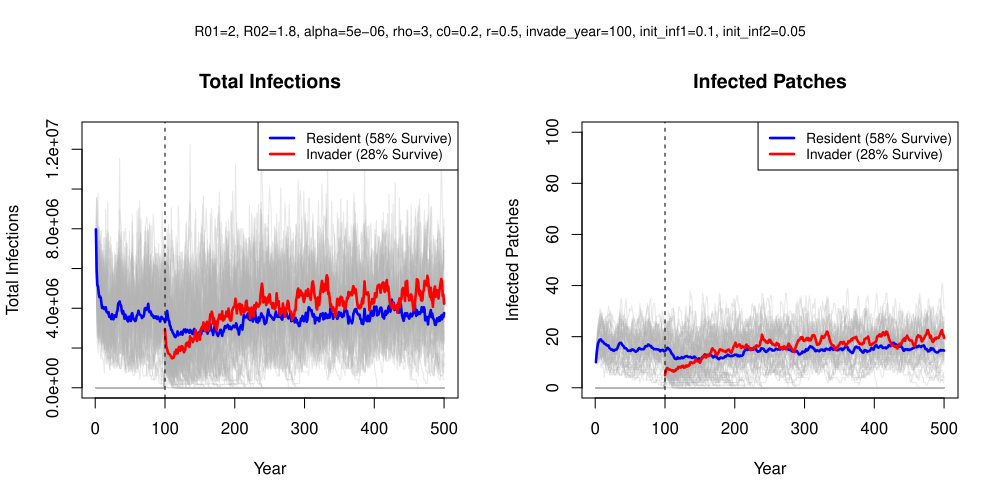

This figure's R source:
library(burnout) 
source("sim_fun.R")

test_params <- list(
  n_patches = 100,
  n_years = 500,    
  K = 1e6,
  r = 0.5,
  c0 = 0.2,              
  nu = 5,                
  rho = 3,               
  alpha = 5e-6,          
  R01 = 2.0,             
  R02 = 1.8,            
  invade_year = 100,     
  initial_inf_ratio_1 = 0.1,
  initial_inf_ratio_2 = 0.05
)

nsim <- 50

all_total_inf1 <- matrix(0, nrow = test_params$n_years, ncol = nsim)
all_total_inf2 <- matrix(0, nrow = test_params$n_years, ncol = nsim)
all_patches1 <- matrix(0, nrow = test_params$n_years, ncol = nsim)
all_patches2 <- matrix(0, nrow = test_params$n_years, ncol = nsim)

cat(sprintf("Running %d simulations...\n", nsim))

for (i in 1:nsim) {
  set.seed(123 + i) 
  result <- do.call(simulate_metapopulation_2strain, test_params)
  all_total_inf1[, i] <- result$total_inf1
  all_total_inf2[, i] <- result$total_inf2
  all_patches1[, i] <- colSums(result$I1)
  all_patches2[, i] <- colSums(result$I2)
}

extinct_years1 <- apply(all_patches1, 2, function(col) {
  idx <- which(col == 0)
  if (length(idx) > 0) return(idx[1]) else return(NA_integer_)
})
persist_rate1 <- sum(is.na(extinct_years1)) / nsim

extinct_years2 <- apply(all_patches2, 2, function(col) {
  idx <- which(col == 0 & seq_along(col) > test_params$invade_year)
  if (length(idx) > 0) return(idx[1]) else return(NA_integer_)
})
persist_rate2 <- sum(is.na(extinct_years2)) / nsim

cat(sprintf("Resident Persistence Rate: %.1f%%\n", persist_rate1 * 100))
cat(sprintf("Invader Persistence Rate:  %.1f%%\n", persist_rate2 * 100))

inf1_cond <- all_total_inf1
inf1_cond[all_patches1 == 0] <- NA 
avg_total_inf1 <- rowMeans(inf1_cond, na.rm = TRUE)

patches1_cond <- all_patches1
patches1_cond[all_patches1 == 0] <- NA
avg_patches1 <- rowMeans(patches1_cond, na.rm = TRUE)

inf2_cond <- all_total_inf2
inf2_cond[all_patches2 == 0] <- NA 
avg_total_inf2 <- rowMeans(inf2_cond, na.rm = TRUE)

patches2_cond <- all_patches2
patches2_cond[all_patches2 == 0] <- NA
avg_patches2 <- rowMeans(patches2_cond, na.rm = TRUE)

pdf("two_strain_test.pdf", width = 10, height = 5)
par(mfrow = c(1, 2), oma = c(0, 0, 2, 0))

leg_text1 <- sprintf("Resident (%.0f%% Survive)", persist_rate1 * 100)
leg_text2 <- sprintf("Invader (%.0f%% Survive)", persist_rate2 * 100)

y_max_inf <- max(c(all_total_inf1, all_total_inf2), na.rm = TRUE) * 1.05

plot(NULL, xlim = c(1, test_params$n_years), ylim = c(0, y_max_inf),
     xlab = "Year", ylab = "Total Infections", main = "Total Infections")

for (i in 1:nsim) {
  lines(all_total_inf1[, i], col = rgb(0.7, 0.7, 0.7, 0.3)) 
  lines(all_total_inf2[, i], col = rgb(0.7, 0.7, 0.7, 0.3)) 
}

lines(avg_total_inf1, col = "blue", lwd = 2.5)
lines(avg_total_inf2, col = "red", lwd = 2.5)
abline(v = test_params$invade_year, col = "black", lty = 2)

legend("topright", 
       legend = c(leg_text1, leg_text2), 
       col = c("blue", "red"), 
       lwd = c(2.5, 2.5), 
       lty = c(1, 1),
       cex = 0.8, bg = "white")

plot(NULL, xlim = c(1, test_params$n_years), ylim = c(0, test_params$n_patches),
     xlab = "Year", ylab = "Infected Patches", main = "Infected Patches")

for (i in 1:nsim) {
  lines(all_patches1[, i], col = rgb(0.7, 0.7, 0.7, 0.3)) 
  lines(all_patches2[, i], col = rgb(0.7, 0.7, 0.7, 0.3)) 
}

lines(avg_patches1, col = "blue", lwd = 2.5)
lines(avg_patches2, col = "red", lwd = 2.5)
abline(v = test_params$invade_year, col = "black", lty = 2)

legend("topright", 
       legend = c(leg_text1, leg_text2), 
       col = c("blue", "red"), 
       lwd = c(2.5, 2.5), 
       lty = c(1, 1),
       cex = 0.8, bg = "white")

param_text <- paste0(
  "R01=", test_params$R01, ", R02=", test_params$R02,
  ", alpha=", test_params$alpha, ", rho=", test_params$rho,
  ", c0=", test_params$c0, ", r=", test_params$r,
  ", invade_year=", test_params$invade_year,
  ", init_inf1=", test_params$initial_inf_ratio_1,
  ", init_inf2=", test_params$initial_inf_ratio_2
)
mtext(param_text, side = 3, outer = TRUE, cex = 0.8, line = 0)

par(mfrow = c(1, 1))
dev.off()
